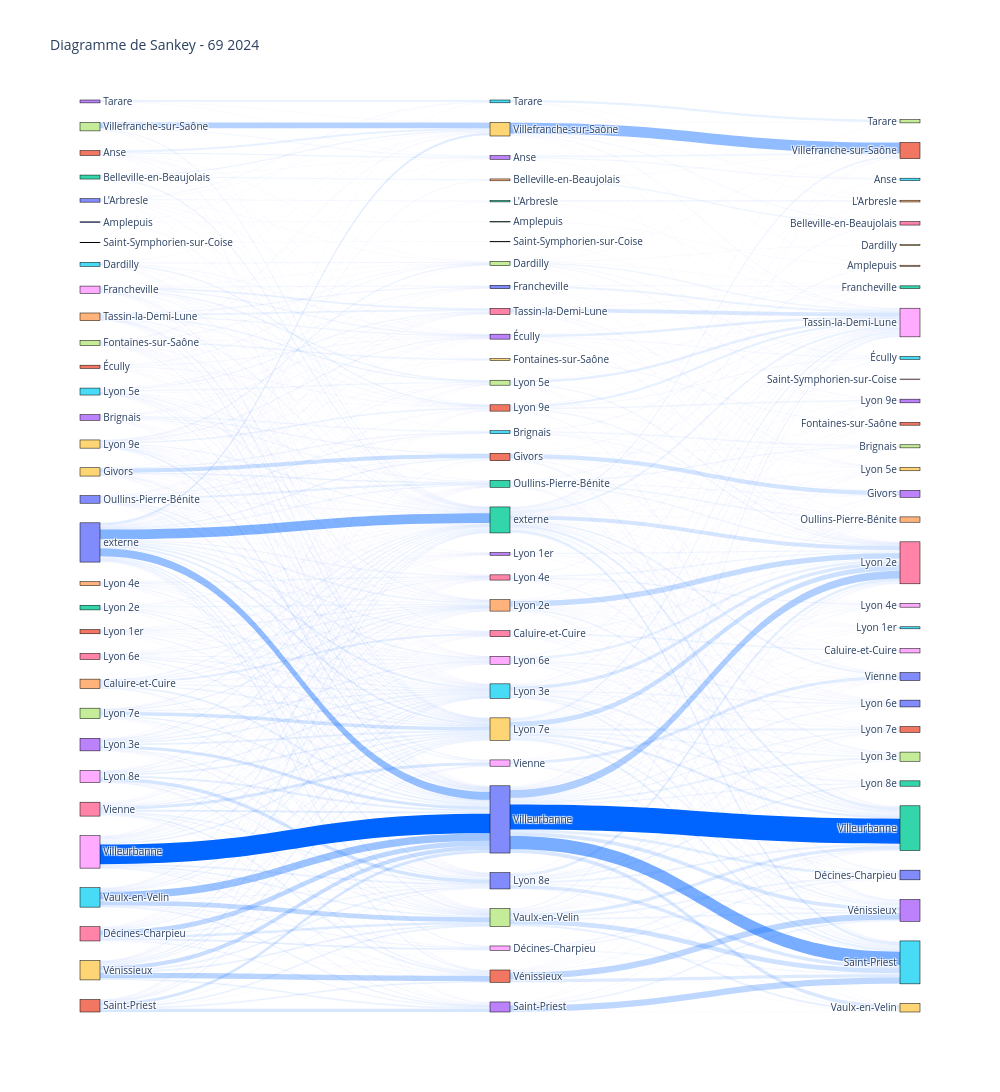

Here is the notebook cell this chart was saved with:
### Code cell
source = []
target = []
values = []
colors = []
intra=(0,100,255)
inter=(255,100,0)
extra=(0,0,0)

for clé, objet in Trajet_0_1.items() :

    paire_secteurs = [clé.split(" ", 2)[0] + " " + clé.split(" ", 2)[1], clé.split(" ", 2)[2]] if clé.startswith("Lyon ") or clé.startswith("La ") or clé.startswith("Le ") or clé.startswith("Les ")  else clé.split(" ", 1)

    source.append(set_secteurs.index(paire_secteurs[0]))
    target.append(set_secteurs.index(paire_secteurs[1])+len(set_secteurs))
    values.append(objet)

for clé, objet in Trajet_1_2.items() :
    paire_secteurs = [clé.split(" ", 2)[0] + " " + clé.split(" ", 2)[1], clé.split(" ", 2)[2]] if clé.startswith("Lyon ") or clé.startswith("La ") or clé.startswith("Le ") or clé.startswith("Les ")  else clé.split(" ", 1)

    source.append(set_secteurs.index(paire_secteurs[0])+len(set_secteurs))
    target.append(set_secteurs.index(paire_secteurs[1])+2*len(set_secteurs))
    values.append(objet)

#Fabrique le diagramme de Sankey
fig = go.Figure(data=[go.Sankey(
    node=dict(
        pad=30,  # espacement entre les noeuds
        thickness=20,  # épaisseur des noeuds
        line=dict(color="black", width=0.5),
        label=labels,
    
        
    ),
    link=dict(
        source=source,
        target=target,
        value=values,
        color=[f"rgba(0,100,255,{v / max(values[:len(Trajet_0_1)]) if i < len(Trajet_0_1) else v / max(values[len(Trajet_0_1):]):.2f})"
            for i, v in enumerate(values)]  # Exemple de couleur semi-transparente

    # color = [f"rgba({(source[i]*40)%255}, {(source[i]*80)%255}, {(source[i]*120)%255},{v / max(values[:len(Trajet_0_1)]) if i < len(Trajet_0_1) else v / max(values[len(Trajet_0_1):]):.2f})"
    #         for i, v in enumerate(values)]
    )
)])

# Add title and display the diagram
fig.update_layout(title_text=f"Diagramme de Sankey - {nom_feuille}", font_size=10, width=1000, height=1200)
fig.show()

### Figure 1 — Plotly figure (JSON) as saved in the notebook; plotly's stock layout.template omitted (floating-point values rounded to 4 significant figures; data arrays with more than 128 entries replaced by an {"elided": "..."} marker saying what was removed)
{"data": [{"link": {"color": {"elided": "1876 str values"}, "source": {"elided": "1876 int values"}, "target": {"elided": "1876 int values"}, "value": {"elided": "1876 int values"}}, "node": {"label": ["Amplepuis", "Anse", "Belleville-en-Beaujolais", "Brignais", "Caluire-et-Cuire", "Dardilly", "Décines-Charpieu", "Fontaines-sur-Saône", "Francheville", "Givors", "L'Arbresle", "Lyon 1er", "Lyon 2e", "Lyon 3e", "Lyon 4e", "Lyon 5e", "Lyon 6e", "Lyon 7e", "Lyon 8e", "Lyon 9e", "Oullins-Pierre-Bénite", "Saint-Priest", "Saint-Symphorien-sur-Coise", "Tarare", "Tassin-la-Demi-Lune", "Vaulx-en-Velin", "Vienne", "Villefranche-sur-Saône", "Villeurbanne", "Vénissieux", "externe", "Écully", "Amplepuis", "Anse", "Belleville-en-Beaujolais", "Brignais", "Caluire-et-Cuire", "Dardilly", "Décines-Charpieu", "Fontaines-sur-Saône", "Francheville", "Givors", "L'Arbresle", "Lyon 1er", "Lyon 2e", "Lyon 3e", "Lyon 4e", "Lyon 5e", "Lyon 6e", "Lyon 7e", "Lyon 8e", "Lyon 9e", "Oullins-Pierre-Bénite", "Saint-Priest", "Saint-Symphorien-sur-Coise", "Tarare", "Tassin-la-Demi-Lune", "Vaulx-en-Velin", "Vienne", "Villefranche-sur-Saône", "Villeurbanne", "Vénissieux", "externe", "Écully", "Amplepuis", "Anse", "Belleville-en-Beaujolais", "Brignais", "Caluire-et-Cuire", "Dardilly", "Décines-Charpieu", "Fontaines-sur-Saône", "Francheville", "Givors", "L'Arbresle", "Lyon 1er", "Lyon 2e", "Lyon 3e", "Lyon 4e", "Lyon 5e", "Lyon 6e", "Lyon 7e", "Lyon 8e", "Lyon 9e", "Oullins-Pierre-Bénite", "Saint-Priest", "Saint-Symphorien-sur-Coise", "Tarare", "Tassin-la-Demi-Lune", "Vaulx-en-Velin", "Vienne", "Villefranche-sur-Saône", "Villeurbanne", "Vénissieux", "externe", "Écully"], "line": {"color": "black", "width": 0.5}, "pad": 30, "thickness": 20}, "type": "sankey"}], "layout": {"font": {"size": 10}, "height": 1200, "title": {"text": "Diagramme de Sankey - 69 2024"}, "width": 1000}}
